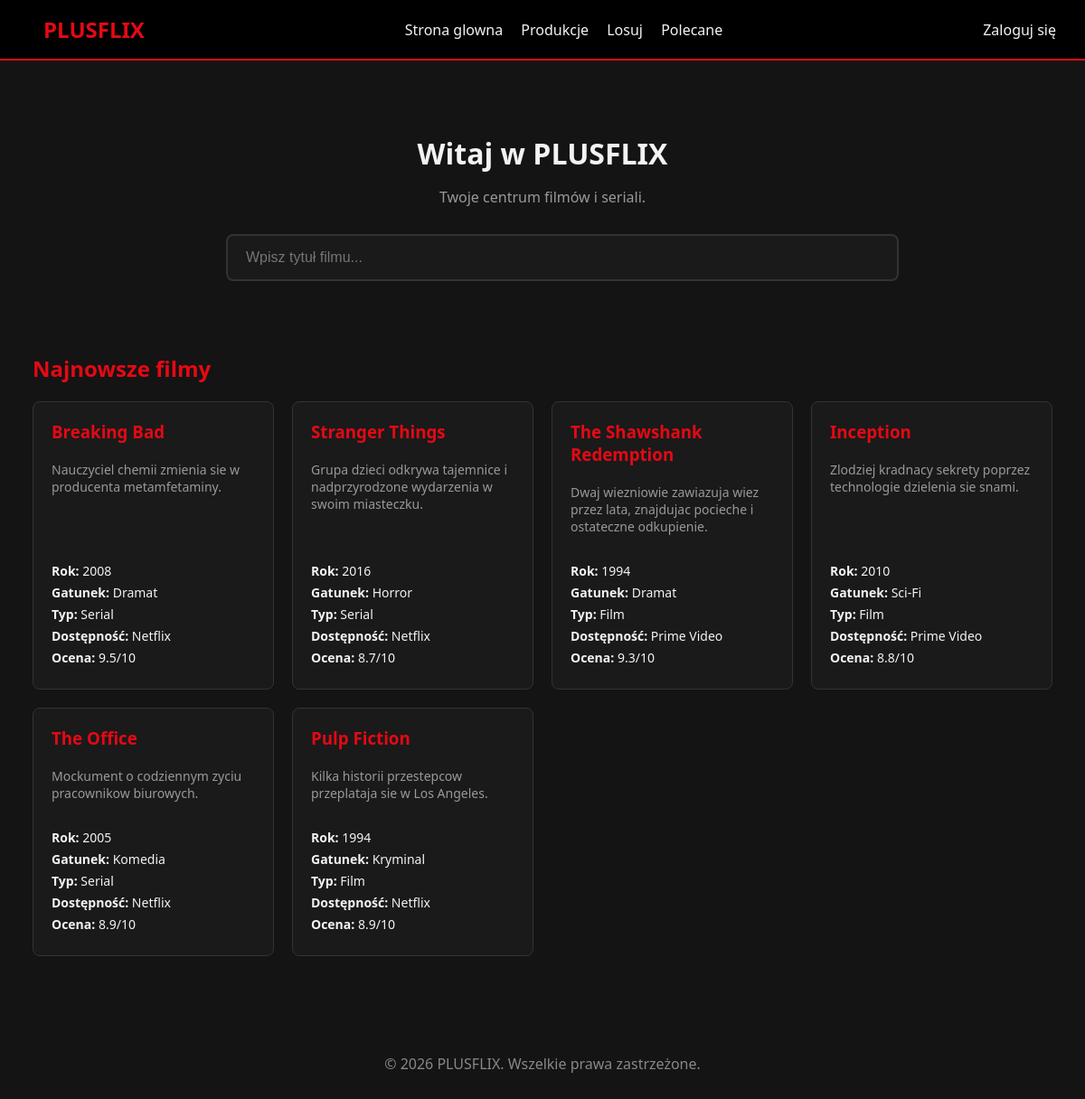
The page / on the database its author committed.
### tables this page shows
CREATE TABLE IF NOT EXISTS productions (
    id INT AUTO_INCREMENT PRIMARY KEY,
    title VARCHAR(255) NOT NULL,
    type VARCHAR(50) NOT NULL,
    genre_id INT,
    description TEXT,
    streaming_platforms_id INT,
    year INT,
    rating DECIMAL(3,1),
    created_at TIMESTAMP DEFAULT CURRENT_TIMESTAMP,
    FOREIGN KEY (genre_id) REFERENCES genres(id),
    FOREIGN KEY (streaming_platforms_id) REFERENCES streaming_platforms(id)
    );

CREATE TABLE IF NOT EXISTS genres (
    id INT AUTO_INCREMENT PRIMARY KEY,
    name VARCHAR(100) NOT NULL UNIQUE
);

CREATE TABLE IF NOT EXISTS streaming_platforms (
    id INT AUTO_INCREMENT PRIMARY KEY,
    name VARCHAR(100) NOT NULL,
    price DECIMAL(10,2),
    offer TEXT
    );

### app/Controllers/Pages.php (called while the page is built, shortened)
<?php
class Pages extends Controller {
    public function index(): void {
        $movieModel = $this->model('Movie');
        $movies = $movieModel->getAllMovies();
        $data = [
            'title' => 'Witaj w PLUSFLIX',
            'description' => 'Twoje centrum filmów i seriali.',
            'movies' => $movies
        ];
        $this->view('pages/index', $data);
    }
}

### core/Router.php (called while the page is built, shortened)
<?php
class Router {
    protected string $currentMethod = 'index';
    public function __construct() {
        $url = $this->getUrl();
        $this->currentController = new $this->currentController;
        $this->params = $url ? array_values($url) : [];
        call_user_func_array([$this->currentController, $this->currentMethod], $this->params);
    }
    public function getUrl(): ?array {
        return null;
    }
}

### public/index.php (called while the page is built, shortened)
<?php
spl_autoload_register(function($className) {
    $className = str_replace('\\', '/', $className);
    $file = '../' . $className . '.php';
});
$init = new Router();

### core/Database.php (called while the page is built, shortened)
<?php
class Database {
    private string $host = DB_HOST;
    private string $user = DB_USER;
    private string $pass = DB_PASS;
    private string $dbname = DB_NAME;
    private ?PDO $dbh = null;
    private $stmt;
    public function __construct() {
        $dsn = 'mysql:host=' . $this->host . ';dbname=' . $this->dbname;
        $options = [
            PDO::ATTR_PERSISTENT => true,
            PDO::ATTR_ERRMODE => PDO::ERRMODE_EXCEPTION,
            PDO::ATTR_DEFAULT_FETCH_MODE => PDO::FETCH_OBJ
        ];
        try {
            $this->dbh = new PDO($dsn, $this->user, $this->pass, $options);
        } catch (PDOException $e) {
            $this->error = $e->getMessage();
            echo "Błąd połączenia: " . $this->error;
        }
    }
    public function query(string $sql): void {
        $this->stmt = $this->dbh->prepare($sql);
    }
    public function bind($param, $value, $type = null): void {
        if (is_null($type)) {
            $type = match (true) {
                is_int($value) => PDO::PARAM_INT,
                is_bool($value) => PDO::PARAM_BOOL,
                is_null($value) => PDO::PARAM_NULL,
                default => PDO::PARAM_STR,
            };
        }
        $this->stmt->bindValue($param, $value, $type);
    }
    public function execute(): bool {
        return $this->stmt->execute();
    }
    public function resultSet(): array {
        $this->execute();
        return $this->stmt->fetchAll();
    }
    public function single() {
        $this->execute();
        return $this->stmt->fetch();
    }
}

### app/Models/Movie.php (called while the page is built, shortened)
<?php
class Movie extends Model {
    public function getAllMovies() {
        $this->db->query('SELECT id FROM productions');
        $movies = $this->db->resultSet();
        foreach($movies as $movie) {
            $this->updateSingleMovieRating($movie->id);
        }
        $this->db->query('SELECT p.*, g.name as genre, sp.name as streaming_platforms FROM productions p LEFT JOIN genres g ON p.genre_id = g.id LEFT JOIN streaming_platforms sp ON p.streaming_platforms_id = sp.id ORDER BY p.created_at DESC');
        return $this->db->resultSet();
    }
    private function updateSingleMovieRating($id) {
        $this->db->query('SELECT AVG(rating) as avg_rating FROM ratings WHERE production_id = :production_id AND is_approved = 1');
        $this->db->bind(':production_id', $id);
        $row = $this->db->single();
        $avgRating = ($row && $row->avg_rating !== null) ? round($row->avg_rating, 1) : 0;
        $this->db->query('UPDATE productions SET rating = :rating WHERE id = :id');
        $this->db->bind(':rating', $avgRating);
        $this->db->bind(':id', $id);
        $this->db->execute();
    }
}

### core/Model.php (called while the page is built, shortened)
<?php
abstract class Model {
    public function __construct(Database $db) {
        $this->db = $db;
    }
}

### app/Views/pages/index.php (the view, shortened to what this page needs)
<?php $pageStyles = ['productions']; ?>
<div class="page-container">
    <h1 class="page-title"><?php echo isset($data['title']) ? $data['title'] : ''; ?></h1>
    <p class="page-description"><?php echo isset($data['description']) ? $data['description'] : ''; ?></p>
    <div class="search-container">
        <div class="search-form">
            <div class="search-wrapper">
                <input
                    type="text"
                    name="search"
                    id="searchInput"
                    placeholder="Wpisz tytuł filmu..."
                    class="search-input"
                    autocomplete="off"
                    aria-label="Wpisz tytuł filmu"
                >
            </div>
        </div>
    </div>
    <h2 class="section-title" id="latestMoviesTitle">Najnowsze filmy</h2>
    <?php if (!empty($data['movies'])): ?>
        <div class="movies-grid">
            <?php
            $count = 0;
            foreach($data['movies'] as $movie):
                if($count >= 6) break;
                $count++;
            ?>
                <a href="<?php echo URLROOT; ?>/pages/detail/<?php echo isset($movie->id) ? (int)$movie->id : 0; ?>" class="movie-card-link">
                    <div class="movie-card">
                        <h3 class="movie-title"><?php echo $movie->title; ?></h3>
                        <p class="movie-description"><?php echo $movie->description; ?></p>
                        <div class="movie-details">
                            <p><strong>Rok:</strong> <?php echo $movie->year; ?></p>
                            <p><strong>Gatunek:</strong> <?php echo $movie->genre; ?></p>
                            <p><strong>Typ:</strong> <?php echo $movie->type; ?></p>
                            <p><strong>Dostępność:</strong> <?php echo isset($movie->streaming_platforms) ? $movie->streaming_platforms : 'Brak danych'; ?></p>
                            <p><strong>Ocena:</strong> <?php echo ($movie->rating > 0) ? $movie->rating . '/10' : 'Brak ocen'; ?></p>
                        </div>
                    </div>
                </a>
            <?php endforeach; ?>
        </div>
    <?php endif; ?>
</div>

### core/Controller.php (shortened to what this page needs)
<?php
class Controller {
    public function model(string $model) {
        $modelPath = APPROOT . '/Models/' . $model . '.php';
        return new $fullModelName(new Database());
    }
    public function view(string $view, array $data = [], string $layout = 'main'): void {
        $viewPath = APPROOT . '/Views/' . $view . '.php';
        $layoutPath = APPROOT . '/Views/layouts/' . $layout . '.php';
        extract($data);
        require $viewPath;
        $content = ob_get_clean();
        if (file_exists($layoutPath)) {
            require $layoutPath;
        } else {
            echo $content;
        }
    }
}

### app/Views/layouts/main.php (shortened to what this page needs)
<!DOCTYPE html>
<html lang="pl">
<head>
    <link rel="stylesheet" href="<?php echo URLROOT; ?>/css/style.css">
    <?php if (isset($pageStyles) && is_array($pageStyles)) : ?>
        <?php foreach ($pageStyles as $style) : ?>
            <link rel="stylesheet" href="<?php echo URLROOT; ?>/css/<?php echo htmlspecialchars($style); ?>.css">
        <?php endforeach; ?>
    <?php endif; ?>
</head>
<body>
    <header>
        <a href="<?php echo URLROOT; ?>" class="logo">PLUSFLIX</a>
        <nav>
            <a href="<?php echo URLROOT; ?>">Strona glowna</a>
            <a href="<?php echo URLROOT; ?>/productions">Produkcje</a>
            <a href="<?php echo URLROOT; ?>/random">Losuj</a>
            <a href="<?php echo URLROOT; ?>/recommended">Polecane</a>
        </nav>
        <div class="user-info">
            <?php if (isset($_SESSION['user_id'])) : ?>
                <span class="welcome-msg">Witaj, <strong><?php echo htmlspecialchars($_SESSION['username']); ?></strong></span>
                <a href="<?php echo URLROOT; ?>/auth/logout" class="btn-logout">Wyloguj</a>
            <?php else : ?>
                <a href="<?php echo URLROOT; ?>/auth/login" class="btn-login">Zaloguj się</a>
            <?php endif; ?>
        </div>
    </header>
    <div class="container">
        <?php echo $content ?? ''; ?>
    </div>
    <footer>
        <p>&copy; <?php echo date('Y'); ?> PLUSFLIX. Wszelkie prawa zastrzeżone.</p>
    </footer>
</body>
</html>

### public/css/style.css (style rules this page uses)
:root { --primary: #e50914; --dark: #141414; --light: #f3f3f3; --grey: #333; }
body { font-family: 'Segoe UI', Tahoma, Geneva, Verdana, sans-serif; margin: 0; background-color: var(--dark); color: var(--light); }
header { background-color: #000; padding: 1rem 2rem; display: flex; justify-content: space-between; align-items: center; border-bottom: 2px solid var(--primary); }
header a { color: var(--light); text-decoration: none; margin-left: 1rem; }
.logo { font-size: 1.5rem; font-weight: bold; color: var(--primary); }
.container { max-width: 1200px; margin: 2rem auto; padding: 0 1rem; }
footer { text-align: center; padding: 2rem; color: #888; }
.page-container { max-width: 1200px; margin: 40px auto; padding: 20px; }
.page-title { color: var(--light); margin-bottom: 10px; text-align: center; }
.page-description { color: #999; margin-bottom: 30px; text-align: center; }
.section-title { margin-top: 0; padding-top: 40px; color: var(--primary); }
.movies-grid { display: grid; grid-template-columns: repeat(auto-fill, minmax(250px, 1fr)); gap: 20px; margin-top: 20px; align-items: stretch; }
.movie-card { background: #1a1a1a; padding: 20px; border-radius: 8px; border: 1px solid #333; height: 100%; display: flex; flex-direction: column; box-sizing: border-box; min-height: 250px; }
.movie-card-link { text-decoration: none; color: inherit; display: block; height: 100%; transition: transform 0.3s ease; }
.movie-title { color: var(--primary); margin: 0 0 10px 0; }
.movie-description { color: #999; font-size: 14px; margin: 10px 0; flex-grow: 1; }
.movie-details { margin-top: 15px; font-size: 14px; }
.movie-details p { margin: 5px 0; }
.search-form { display: flex; gap: 15px; max-width: 700px; margin: 30px auto; align-items: stretch; }
.search-container { margin-bottom: 40px; }
.search-wrapper { position: relative; flex: 1; }
.search-input { width: 100%; padding: 15px 20px; font-size: 16px; border: 2px solid #333; border-radius: 8px; background: #1a1a1a; color: white; transition: border-color 0.3s ease; }
.movie-card-link .movie-card { height: 100%; cursor: pointer; transition: border-color 0.3s ease; }

### public/css/productions.css (style rules this page uses)
.search-form { justify-content: center; }

### rows shown on the page
productions: title "Breaking Bad", description "Nauczyciel chemii zmienia sie w producenta metamfetaminy.", year "2008", genre.name "Dramat", type "Serial", streaming_platforms.name "Netflix", rating "9.5"
productions: title "Stranger Things", description "Grupa dzieci odkrywa tajemnice i nadprzyrodzone wydarzenia w swoim miasteczku.", year "2016", genre.name "Horror", type "Serial", streaming_platforms.name "Netflix", rating "8.7"
productions: title "The Shawshank Redemption", description "Dwaj wiezniowie zawiazuja wiez przez lata, znajdujac pocieche i ostateczne odkupienie.", year "1994", genre.name "Dramat", type "Film", streaming_platforms.name "Prime Video", rating "9.3"
productions: title "Inception", description "Zlodziej kradnacy sekrety poprzez technologie dzielenia sie snami.", year "2010", genre.name "Sci-Fi", type "Film", streaming_platforms.name "Prime Video", rating "8.8"
productions: title "The Office", description "Mockument o codziennym zyciu pracownikow biurowych.", year "2005", genre.name "Komedia", type "Serial", streaming_platforms.name "Netflix", rating "8.9"
productions: title "Pulp Fiction", description "Kilka historii przestepcow przeplataja sie w Los Angeles.", year "1994", genre.name "Kryminal", type "Film", streaming_platforms.name "Netflix", rating "8.9"

### other values the page prints
$data['title'] "Witaj w PLUSFLIX"
$data['description'] "Twoje centrum filmów i seriali."
